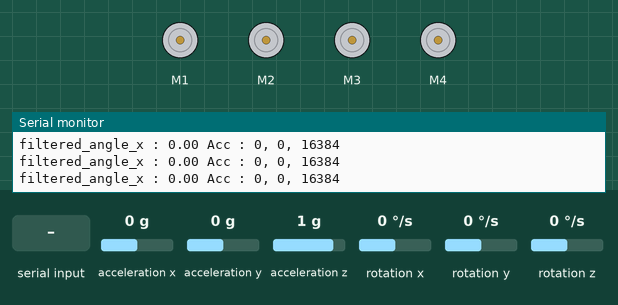
A sketch run on a simulated Arduino Uno, built for the host (arithmetic inside an expression is 32-bit, double 64-bit). Shown: 4 × DC motor (green arrow = forward, orange = backward, longer = faster), the last lines printed to the serial monitor. Wiring (inferred from the names in the program): MPU-6050 motion sensor at I2C address 0x68. Inputs (shaded band) come from the test bench; at power-on: acceleration x 0 g, acceleration z 1 g, acceleration y 0 g, rotation x 0 °/s, rotation y 0 °/s, rotation z 0 °/s.

Above: at 2.2 s.
2.3 s: "1\n" received over the second serial link
At 3.4 s:
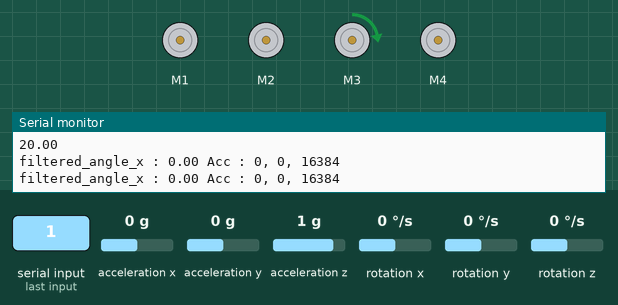
3.8 s: acceleration x set to -0.4 g
At 5.0 s:
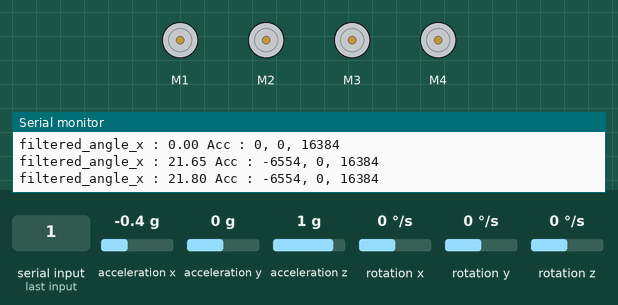
5.3 s: acceleration z set to 0.7 g
At 6.5 s:
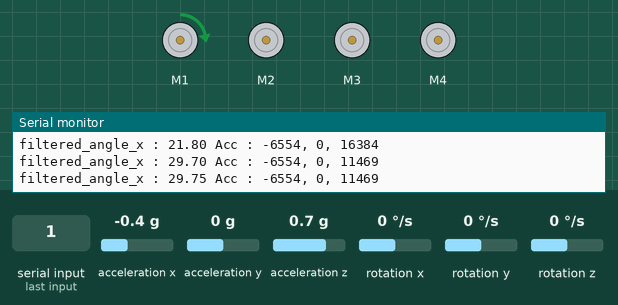
6.8 s: "a\n" received over the second serial link
At 8.0 s:
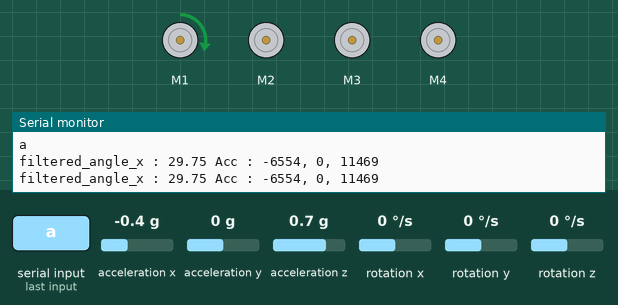
8.3 s: "b\n" received over the second serial link
At 9.1 s:
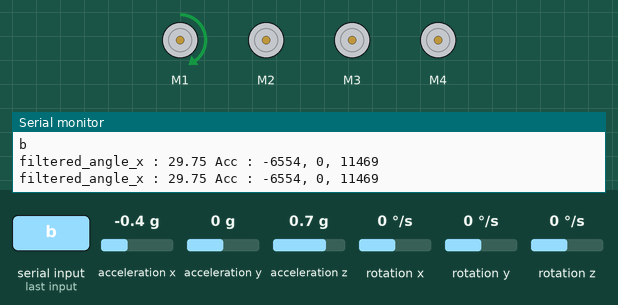
9.8 s: acceleration y set to -0.3 g
11.3 s: acceleration y set to -0.6 g
At 11.8 s:
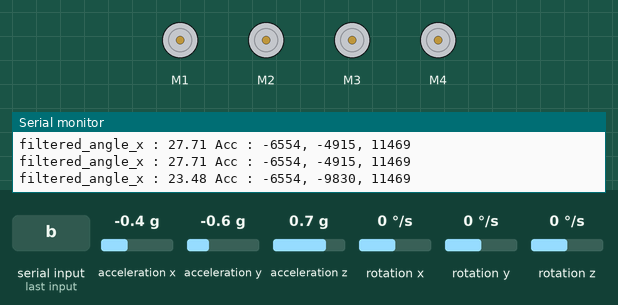
Timing chart, 0 to 13.8 s (numbered marks = the images above; inputs shaded):
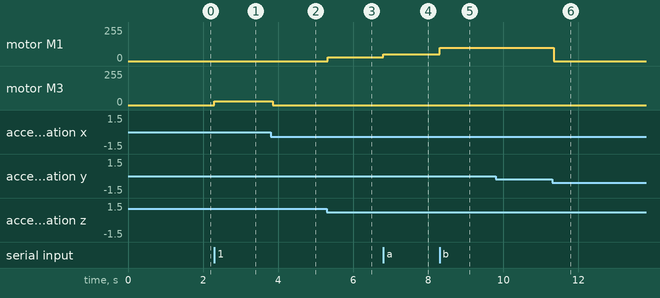

The sketch:

Motor_Gyro1Axis_BT.ino
```cpp
//표준 PID 제어 함수 구현(이중루프 PID 제어기 X)
//목표 : roll, pitch, yaw의 각도에 대한 pid 출력값 구하기
#include <Thread.h>
#include <Wire.h>
#include <SoftwareSerial.h> // L293D 모터 드라이브 라이브러리
#include <AFMotor.h>          // 서보모터 라이브러리

#define sensitivity 5
#define BT_RXD 13
#define BT_TXD 12
SoftwareSerial btSerial(BT_RXD, BT_TXD);

Thread SendingThread = Thread();

AF_DCMotor motor_1(1);
AF_DCMotor motor_2(2);
AF_DCMotor motor_3(3);
AF_DCMotor motor_4(4);

float c = 0;
float SendingPitch;
int Speed = 30;
char value = 0;

int trig = 8;
int echo = 9;


const int MPU_addr = 0x68;
int16_t AcX, AcY, AcZ, Tmp, GyX, GyY, GyZ;
  float gyro_x, gyro_y, gyro_z ;


  float dt;
float accel_angle_x, accel_angle_y, accel_angle_z;
//float gyro_angle_x, gyro_angle_y, gyro_angle_z;
float filtered_angle_x, filtered_angle_y, filtered_angle_z;
float baseAcX, baseAcY, baseAcZ;
float baseGyX, baseGyY, baseGyZ;
extern float roll_output, pitch_output, yaw_output;

void setup() {
  Serial.println("test!!");
  initMPU6050(); //가속도 자이로 센서 값을 읽음
  Serial.begin(9600);
  btSerial.begin(9600);
  calibAccelGyro(); //센서 보정 루틴
  initDT();// 시간 간격에 대한 초기화

  motor_1.run(RELEASE);
  motor_2.run(RELEASE);
  motor_3.run(RELEASE);
  motor_4.run(RELEASE);

  SendingThread.onRun(SendToAPPCallback);
  SendingThread.setInterval(500);
}

//MPU-6050초기화

void SendToAPPCallback(){
  btSerial.write(filtered_angle_x);
  Serial.print("filtered_angle_x : ");
  Serial.print(filtered_angle_x);
  Serial.print(" Acc : ");
  Serial.print(AcX);
  Serial.print(", ");
  Serial.print(AcY);
  Serial.print(", ");
  Serial.println(AcZ);
}

void initMPU6050()
{
  Wire.begin();
  Wire.beginTransmission(MPU_addr);
  Wire.write(0x6B);
  Wire.write(0);
  Wire.endTransmission(true);
}

 //가속도 자이로 센서를 읽음
void readAccelGyro()
{
  Wire.beginTransmission(MPU_addr);
  Wire.write(0x3B);
  Wire.endTransmission(false);
  Wire.requestFrom(MPU_addr, 14, true);
  AcX = Wire.read() << 8 | Wire.read();
  AcY = Wire.read() << 8 | Wire.read();
  AcZ = Wire.read() << 8 | Wire.read();
  Tmp = Wire.read() << 8 | Wire.read();
  GyX = Wire.read() << 8 | Wire.read();
  GyY = Wire.read() << 8 | Wire.read();
  GyZ = Wire.read() << 8 | Wire.read();
}

//센서 들의 기본값들의 평균을 내야하는 루틴(센서 보정 루틴)
void calibAccelGyro()
{
  float sumAcX = 0, sumAcY = 0, sumAcZ = 0;
  float sumGyX = 0, sumGyY = 0, sumGyZ = 0;

  //가속도 자이로 센서를 읽어들임
  readAccelGyro();

  //읽어드렸으면 이제 읽어드린 값을 토대로 평균값을 구하면 됨
  for(int i=0; i<10; i++)
  {
    readAccelGyro();
    sumAcX += AcX; sumAcY += AcY; sumAcZ += AcZ;
    sumGyX += GyX; sumGyY += GyY; sumGyZ += GyZ;
    delay(100);//0.1초
  }
  //맨 처음 기본 센서 값들을 보여지고 그다음에 평균값을 구하는 함수
  baseAcX = sumAcX / 10;
  baseAcY = sumAcY / 10;
  baseAcZ = sumAcZ / 10;

  baseGyX = sumGyX / 10;
  baseGyY = sumGyY / 10;
  baseGyZ = sumGyZ / 10;
}

 //프로세싱 스케치로 각도 정보를 보내는 루틴

unsigned long t_now;
unsigned long t_prev;

void initDT(){
  t_prev = millis();
}

void calcDT(){
  t_now = millis();
  dt = (t_now - t_prev) / 1000.0;
  t_prev = t_now;
}

void calcAccelYPR() //가속도 센서 처리 루틴
{
  float accel_x, accel_y, accel_z; //x, y, z 축에 대한 각도 저장 변수
  float accel_xz, accel_yz;
  const float RADIANS_TO_DEGREES = 180 / 3.14159;

  accel_x = AcX - baseAcX;
  accel_y = AcY - baseAcY;
  accel_z = AcZ + (16384 - baseAcZ);

  accel_yz = sqrt(pow(accel_y, 2) + pow(accel_z, 2));
  accel_angle_x = atan(-accel_x / accel_yz)*RADIANS_TO_DEGREES;

  accel_xz = sqrt(pow(accel_x, 2) + pow(accel_z, 2));
  accel_angle_y = atan(accel_y / accel_xz)*RADIANS_TO_DEGREES;

  accel_angle_z = 0;
}

void calcGyroYPR()
{
  const float GYROXYZ_TO_DEGREES_PER_SEC = 131; // 각속도를 저장하는 변수

  gyro_x = (GyX - baseGyX) / GYROXYZ_TO_DEGREES_PER_SEC;
  gyro_y = (GyY - baseGyY) / GYROXYZ_TO_DEGREES_PER_SEC;
  gyro_z = (GyZ - baseGyZ) / GYROXYZ_TO_DEGREES_PER_SEC;

}

void calcFilteredYPR() //상보필터
{
   const float ALPHA = 0.96;
   float tmp_angle_x, tmp_angle_y, tmp_angle_z; //임시 각도

   tmp_angle_x = filtered_angle_x + gyro_x * dt; // 이전 보정 각도 + 현재 자이로 센서를 이용해 얻은 각도(gyro_x * dt)
   tmp_angle_y = filtered_angle_y + gyro_y * dt;
   tmp_angle_z = filtered_angle_z+ gyro_z * dt;

   filtered_angle_x = ALPHA * tmp_angle_x + (1.0 - ALPHA) * accel_angle_x;
   filtered_angle_y = ALPHA * tmp_angle_y + (1.0 - ALPHA) * accel_angle_y;
   filtered_angle_z = tmp_angle_z;
}

//################## loop #####################
void loop() {
  if (btSerial.available()) { //8번핀에 HC06으로부터 데이터가 들어오면
    value = btSerial.read(); // 데이터를 읽어서 data 변수에 저장
    Serial.write(value);
    Serial.write("\n");
  }

  if(value == '1'){
    c = 20;
//    c = 16000/180 * c;
    Serial.print(30);
    Serial.println("degrees");
    value = '0';

Serial.println(c);
  }
  else if(value == '2'){
    c = 40;
//    c = 16000/180 * c;
    Serial.print(60);
    Serial.println("degrees");
    value = '0';
  }
  else if(value == '3'){
    c = 60;
//    c = 16000/180 * c;
    Serial.print(90);
    Serial.println("degrees");
    value = '0';
  }

  if(value == '4'){
    c = -20;
//    c = 16000/180 * c;
    Serial.print(30);
    Serial.println("degrees");
    value = '0';

Serial.println(c);
  }
  else if(value == '5'){
    c = -40;
//    c = 16000/180 * c;
    Serial.print(60);
    Serial.println("degrees");
    value = '0';
  }
  else if(value == '6'){
    c = -60;
//    c = 16000/180 * c;
    Serial.print(90);
    Serial.println("degrees");
    value = '0';
  }
    else if(value == '7'){
    c = 0;
    c = 16000/180 * c;
    Serial.print(90);
    Serial.println("degrees");
    value = '0';
  }

  else if(value == 'a'){
    Speed = 50;
    value = '0';
  }

  else if(value == 'b'){
    Speed = 100;
    value = '0';
  }

    else if(value == 'c'){
    Speed = 150;
    value = '0';
  }

    else if(value == 'd'){
    Speed = 200;
    value = '0';
  }

  readAccelGyro();
  calcDT(); //시간 간격 계산
  calcAccelYPR(); //가속도 센서 처리 루틴
  calcGyroYPR(); //자이로 센서 처리 루틴 --> 가속도 센서의 값을 해석하기 위해 Roll, Pitch, Yaw에 대한 각도 구하는 함수
  calcFilteredYPR(); //상보필터 적용


if(SendingThread.shouldRun())
  SendingThread.run();

if( filtered_angle_x >= -sensitivity + c && filtered_angle_x <= sensitivity + c )
 {
motor_1.run(RELEASE);
  }

else if( filtered_angle_x > sensitivity + c)
 {
 motor_1.run(FORWARD);
 motor_1.setSpeed(Speed);
 }

if( filtered_angle_x >= -sensitivity + c && filtered_angle_x <= sensitivity + c )
 {
motor_3.run(RELEASE);
  }

else if(filtered_angle_x <= -sensitivity + c )
 {
 motor_3.run(FORWARD);
 motor_3.setSpeed(Speed);
 }
}
```

Measured:
- the behaviour switches between -0.4 and -0.5 g on acceleration y (found by bisection; images 5 and 6)
- after the input at 2.3 s, motor M3: stopped → forward 30/255 at once
- after the input at 3.8 s, motor M3: forward 30/255 → stopped after 0.05 s
- after the input at 5.3 s, motor M1: stopped → forward 30/255 at once
- after the input at 6.8 s, motor M1: forward 30/255 → forward 50/255 at once
- after the input at 8.3 s, motor M1: forward 50/255 → forward 100/255 at once
- after the input at 11.3 s, motor M1: forward 100/255 → stopped at once
